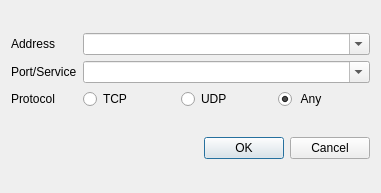
<?xml version="1.0" encoding="UTF-8"?>
<ui version="4.0">
 <class>NewFwRuleDlg</class>
 <widget class="QDialog" name="NewFwRuleDlg">
  <property name="windowModality">
   <enum>Qt::NonModal</enum>
  </property>
  <property name="geometry">
   <rect>
    <x>0</x>
    <y>0</y>
    <width>381</width>
    <height>193</height>
   </rect>
  </property>
  <property name="windowTitle">
   <string>New Address</string>
  </property>
  <property name="modal">
   <bool>true</bool>
  </property>
  <layout class="QGridLayout" name="gridLayout">
   <item row="0" column="0">
    <layout class="QGridLayout" name="gridLayout_2">
     <property name="leftMargin">
      <number>0</number>
     </property>
     <property name="rightMargin">
      <number>0</number>
     </property>
     <property name="verticalSpacing">
      <number>6</number>
     </property>
     <item row="2" column="2">
      <widget class="QRadioButton" name="udp_radio">
       <property name="sizePolicy">
        <sizepolicy hsizetype="Expanding" vsizetype="Fixed">
         <horstretch>0</horstretch>
         <verstretch>0</verstretch>
        </sizepolicy>
       </property>
       <property name="minimumSize">
        <size>
         <width>0</width>
         <height>0</height>
        </size>
       </property>
       <property name="text">
        <string>UDP</string>
       </property>
      </widget>
     </item>
     <item row="1" column="0">
      <widget class="QLabel" name="label_4">
       <property name="text">
        <string>Port/Service</string>
       </property>
      </widget>
     </item>
     <item row="0" column="0">
      <widget class="QLabel" name="label_2">
       <property name="text">
        <string>Address</string>
       </property>
      </widget>
     </item>
     <item row="2" column="3">
      <widget class="QRadioButton" name="any_radio">
       <property name="sizePolicy">
        <sizepolicy hsizetype="Expanding" vsizetype="Fixed">
         <horstretch>0</horstretch>
         <verstretch>0</verstretch>
        </sizepolicy>
       </property>
       <property name="minimumSize">
        <size>
         <width>71</width>
         <height>0</height>
        </size>
       </property>
       <property name="toolTip">
        <string/>
       </property>
       <property name="text">
        <string> Any   </string>
       </property>
       <property name="checked">
        <bool>true</bool>
       </property>
      </widget>
     </item>
     <item row="0" column="1" colspan="3">
      <widget class="QComboBox" name="addressComboBox">
       <property name="editable">
        <bool>true</bool>
       </property>
      </widget>
     </item>
     <item row="1" column="1" colspan="3">
      <widget class="QComboBox" name="serviceComboBox">
       <property name="toolTip">
        <string>&lt;html&gt;&lt;head/&gt;&lt;body&gt;&lt;p&gt;Port/service can be provided as a port number (e.g. 122), port range (1024-1234), or service name (e.g. smtp). For a full list of known services, see /etc/services in dom0.&lt;/p&gt;&lt;/body&gt;&lt;/html&gt;</string>
       </property>
       <property name="editable">
        <bool>true</bool>
       </property>
      </widget>
     </item>
     <item row="2" column="1">
      <widget class="QRadioButton" name="tcp_radio">
       <property name="sizePolicy">
        <sizepolicy hsizetype="Expanding" vsizetype="Fixed">
         <horstretch>0</horstretch>
         <verstretch>0</verstretch>
        </sizepolicy>
       </property>
       <property name="minimumSize">
        <size>
         <width>0</width>
         <height>0</height>
        </size>
       </property>
       <property name="text">
        <string>TCP</string>
       </property>
      </widget>
     </item>
     <item row="2" column="0">
      <widget class="QLabel" name="label">
       <property name="text">
        <string>Protocol</string>
       </property>
      </widget>
     </item>
    </layout>
   </item>
   <item row="1" column="0">
    <widget class="QDialogButtonBox" name="buttonBox">
     <property name="orientation">
      <enum>Qt::Horizontal</enum>
     </property>
     <property name="standardButtons">
      <set>QDialogButtonBox::Cancel|QDialogButtonBox::Ok</set>
     </property>
    </widget>
   </item>
  </layout>
 </widget>
 <tabstops>
  <tabstop>addressComboBox</tabstop>
  <tabstop>serviceComboBox</tabstop>
  <tabstop>tcp_radio</tabstop>
  <tabstop>udp_radio</tabstop>
  <tabstop>any_radio</tabstop>
  <tabstop>buttonBox</tabstop>
 </tabstops>
 <resources/>
 <connections>
  <connection>
   <sender>buttonBox</sender>
   <signal>accepted()</signal>
   <receiver>NewFwRuleDlg</receiver>
   <slot>accept()</slot>
   <hints>
    <hint type="sourcelabel">
     <x>370</x>
     <y>94</y>
    </hint>
    <hint type="destinationlabel">
     <x>157</x>
     <y>120</y>
    </hint>
   </hints>
  </connection>
  <connection>
   <sender>buttonBox</sender>
   <signal>rejected()</signal>
   <receiver>NewFwRuleDlg</receiver>
   <slot>reject()</slot>
   <hints>
    <hint type="sourcelabel">
     <x>370</x>
     <y>100</y>
    </hint>
    <hint type="destinationlabel">
     <x>286</x>
     <y>120</y>
    </hint>
   </hints>
  </connection>
 </connections>
</ui>
